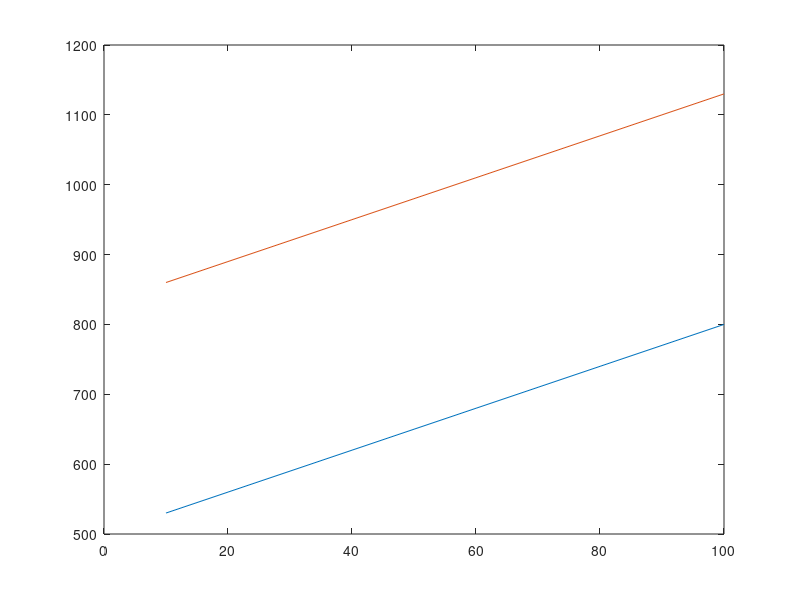

Reproduce this figure in MATLAB.
X=[10 20 30 40 50 60 70 80 90 100];
Y=[200 230 260 290 320 350 380 410 440 470];
Y1=[530 560 590 620 650 680 710 740 770 800];
Y2=[860 890 920 950 980 1010 1040 1070 1100 1130];
plot(X,Y)
plot(X,Y1)
hold on
plot(X,Y2)
